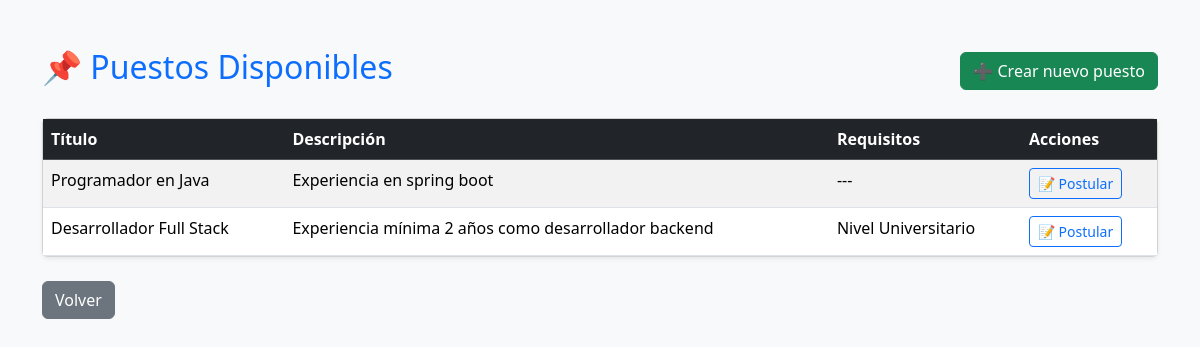
The page /puestos/ on the database as committed earlier.
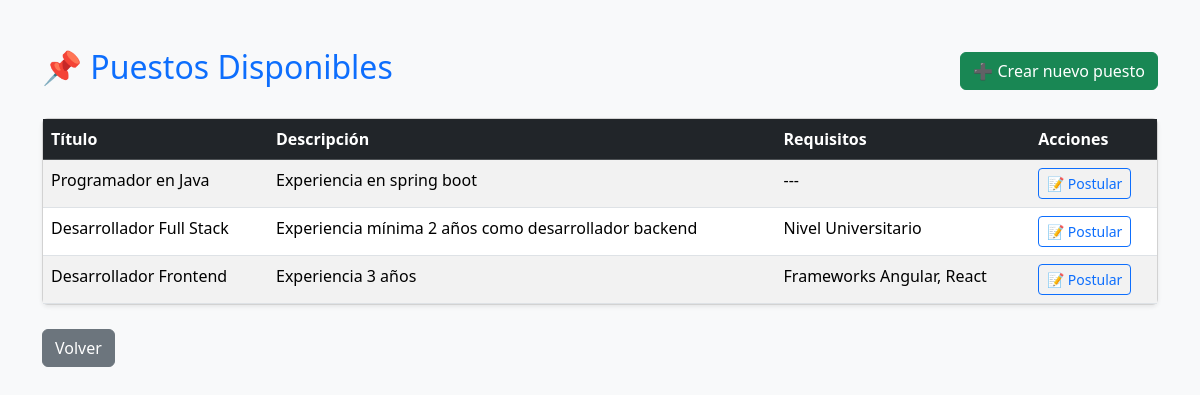
The same page on the database as committed later.
### evaluador/models.py (models this page shows, shortened)
class Puesto(models.Model):
    titulo = models.CharField(max_length=100)
    descripcion = models.TextField()
    requisitos = models.TextField(help_text="Habilidades requeridas separadas por coma")
    experiencia_minima = models.IntegerField()
    estado = models.CharField(
        max_length=10,
        choices=[('abierto', 'Abierto'), ('cerrado', 'Cerrado')],
        default='abierto'
    )

### evaluador/views.py (the view)
# urls.py: path('puestos/', views.listar_puestos, name='listar_puestos'),
def listar_puestos(request):
    puestos = Puesto.objects.filter(estado='abierto')
    return render(request, 'evaluador/puestos.html', {'puestos': puestos})

### evaluador/templates/evaluador/puestos.html (shortened to what this page needs)
<!DOCTYPE html>
<html lang="es">
<head>
    <link href="https://cdn.jsdelivr.net/npm/bootstrap@5.3.3/dist/css/bootstrap.min.css" rel="stylesheet">
</head>
<body class="bg-light">
<div class="container mt-5">
    <div class="d-flex justify-content-between align-items-center mb-4">
        <h2 class="text-primary">📌 Puestos Disponibles</h2>
        <a href="{% url 'crear_puesto' %}" class="btn btn-success">➕ Crear nuevo puesto</a>
    </div>
    <div class="card shadow-sm">
        <div class="card-body p-0">
            <table class="table table-striped table-hover mb-0">
                <thead class="table-dark">
                    <tr>
                        <th>Título</th>
                        <th>Descripción</th>
                        <th>Requisitos</th>
                        <th>Acciones</th>
                    </tr>
                </thead>
                <tbody>
                    {% for puesto in puestos %}
                    <tr>
                        <td>{{ puesto.titulo }}</td>
                        <td>{{ puesto.descripcion }}</td>
                        <td>{{ puesto.requisitos }}</td>
                        <td>
                            <a href="{% url 'postular_puesto' puesto.id %}" class="btn btn-outline-primary btn-sm">
                                📝 Postular
                            </a>
                        </td>
                    </tr>
                    {% empty %}
                    <tr>
                        <td colspan="4" class="text-center text-muted">No hay puestos disponibles.</td>
                    </tr>
                    {% endfor %}
                </tbody>
            </table>
        </div>
    </div>
    <br>
    <a href="/" class="btn btn-secondary me-2"> Volver</a>
</div>
</body>
</html>

Rows that differ between the two databases and show on the page:
added Puesto: titulo "Desarrollador Frontend", descripcion "Experiencia 3 años", requisitos "Frameworks Angular, React"
